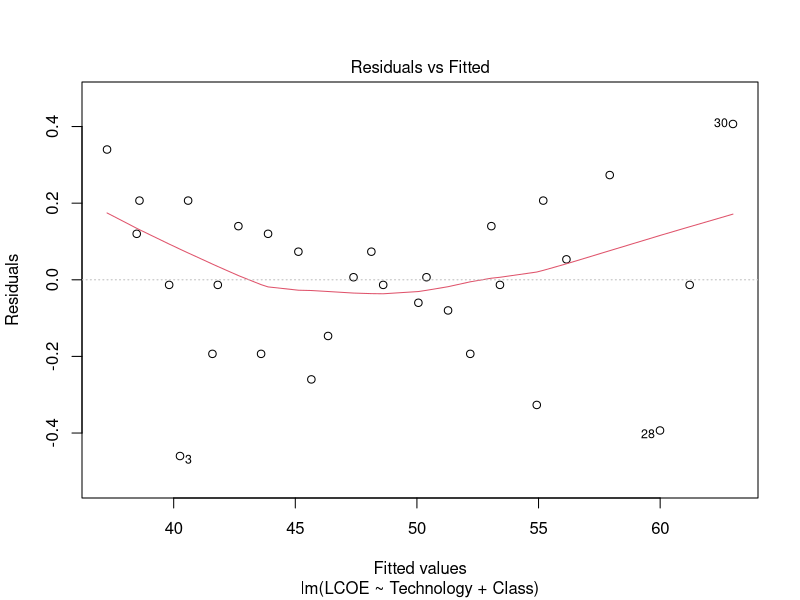
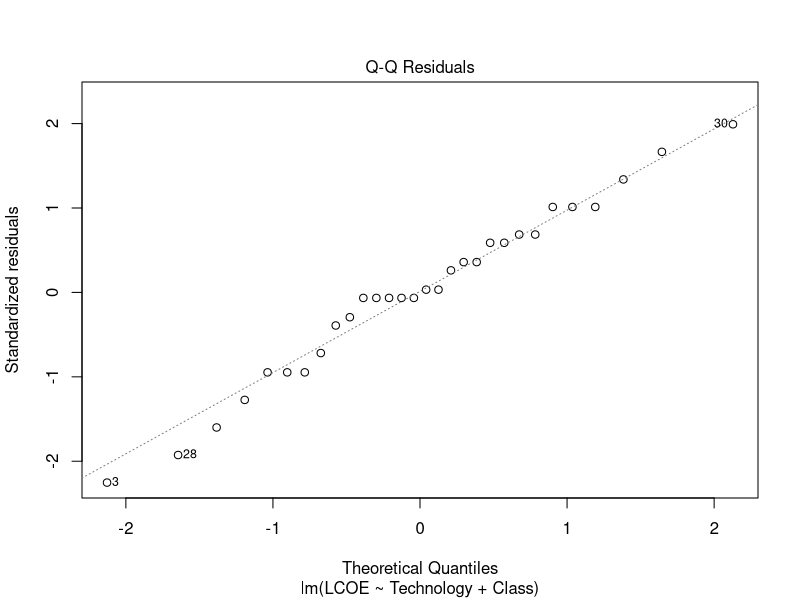
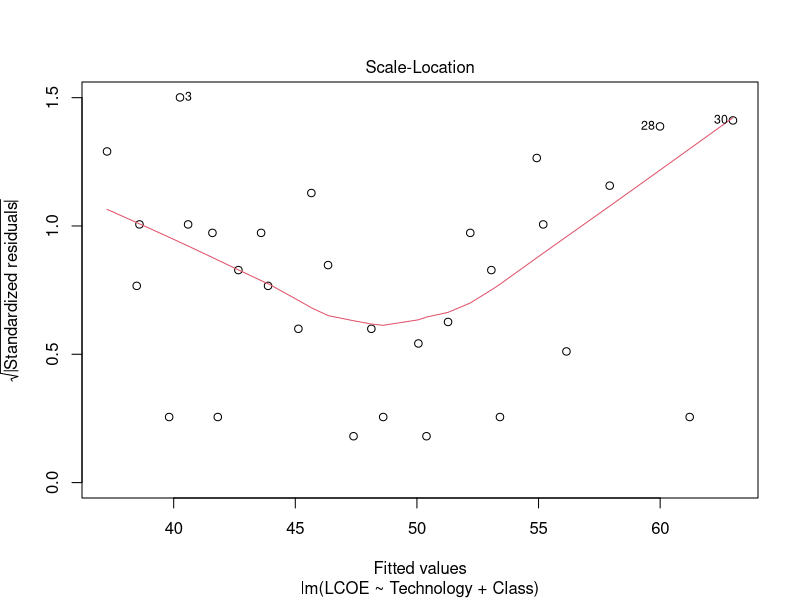
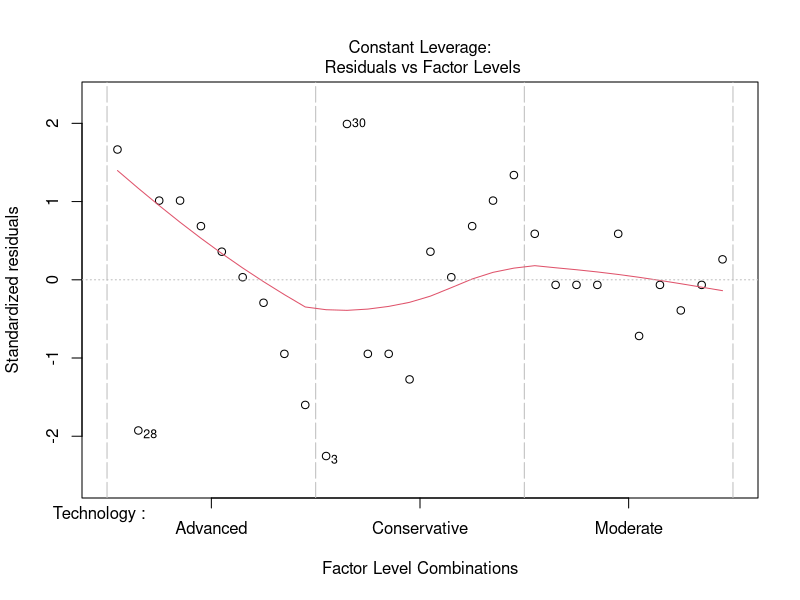
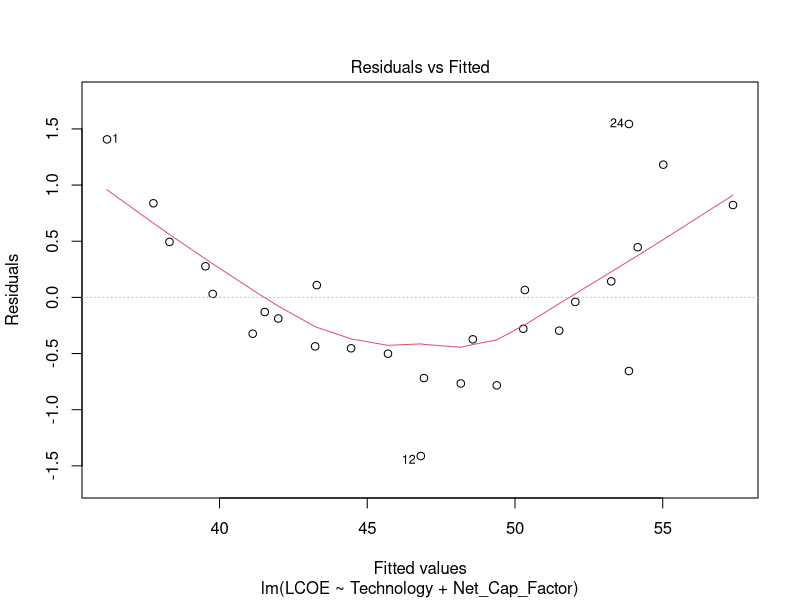
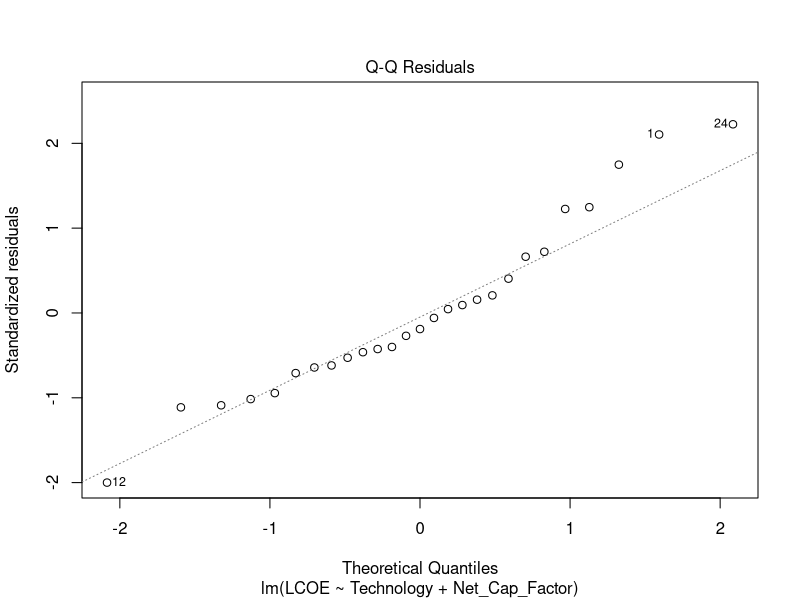
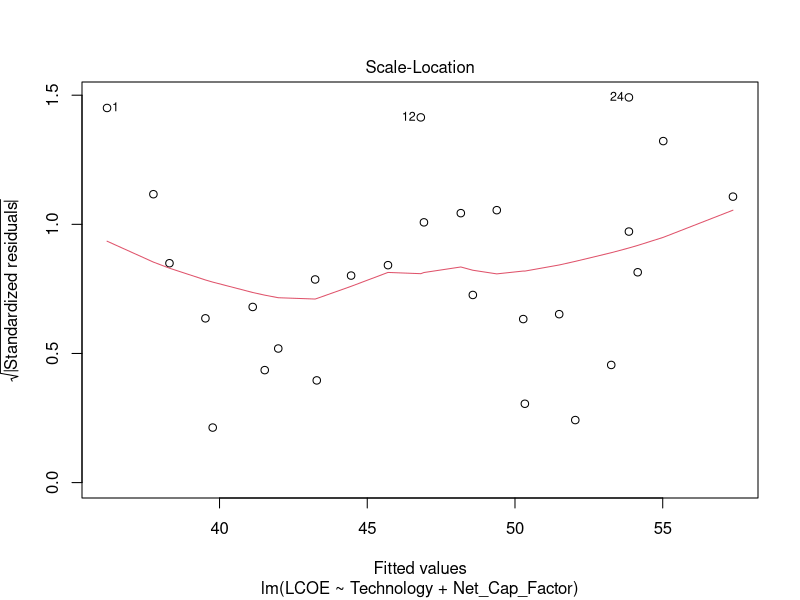
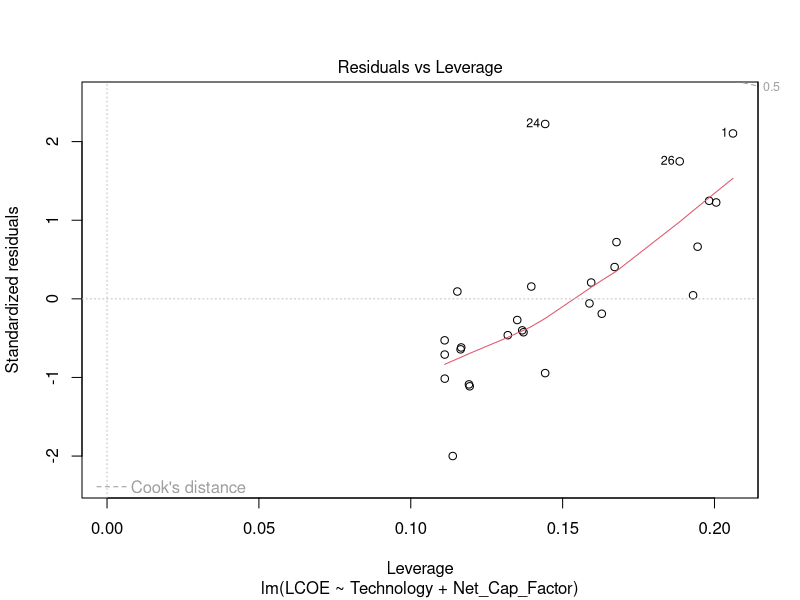

The R source for these figures, in order:
## ---- chunk 1
#Load packages
library(tidyverse)
library(here)
library(dplyr)
library(readxl)
library(openxlsx)

#Load in data
Solar_ATB <- read.csv("Processed_Data/Solar_ATB_Processed.csv")
## ---- chunk 2
Model1.lm <- lm(LCOE ~
                Technology +
                Class,
                data = Solar_ATB)
summary(Model1.lm)
plot(Model1.lm)
## ---- chunk 3
# Remove data point 28,29,30
Solar_ATB_Model1.2 <- Solar_ATB[-c(28,29,30),]
Model1.2.lm <- lm(LCOE ~
                Technology +
                Net_Cap_Factor,
             data = Solar_ATB_Model1.2)
summary(Model1.2.lm)
plot(Model1.2.lm)
AIC(Model1.2.lm)
## ---- chunk 4
Model2.lm <- lm(LCOE ~
                Technology +
                Net_Cap_Factor,
             data = Solar_ATB)
summary(Model2.lm)
plot(Model2.lm)
## ---- chunk 5
# Remove data point 1,29,30
Solar_ATB_Model2.2 <- Solar_ATB[-c(1,29,30),]
Model2.2.lm <- lm(LCOE ~
                Technology +
                Net_Cap_Factor,
             data = Solar_ATB_Model2.2)
summary(Model2.2.lm)
plot(Model2.2.lm)
AIC(Model2.2.lm)
## ---- chunk 6
# Model variable: Technology and generation
Model3.lm <- lm(LCOE ~
                Technology +
                log(Annual_Energy_Production),
             data = Solar_ATB)
summary(Model3.lm)
plot(Model3.lm)
## ---- chunk 7
# Remove data point 1,29,30
Solar_ATB_Model3.2 <- Solar_ATB[-c(1,29,30),]
Model3.2.lm <- lm(LCOE ~
                Technology +
                log(Annual_Energy_Production),
             data = Solar_ATB_Model3.2)
summary(Model3.2.lm)
plot(Model3.2.lm)
AIC(Model3.2.lm)
